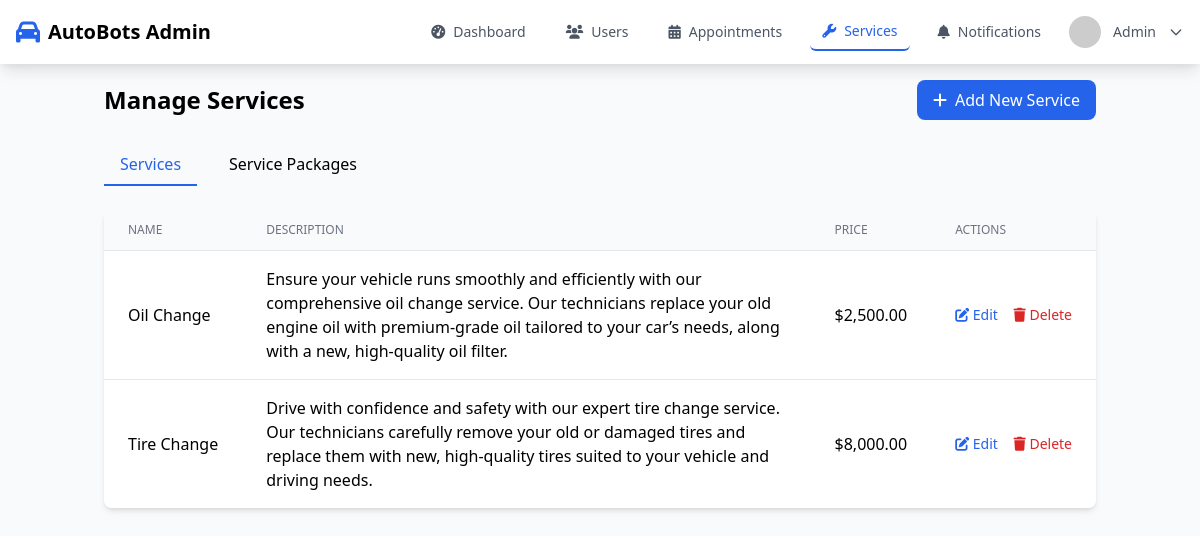
The app's page /manage_services.php (signed in), older data.
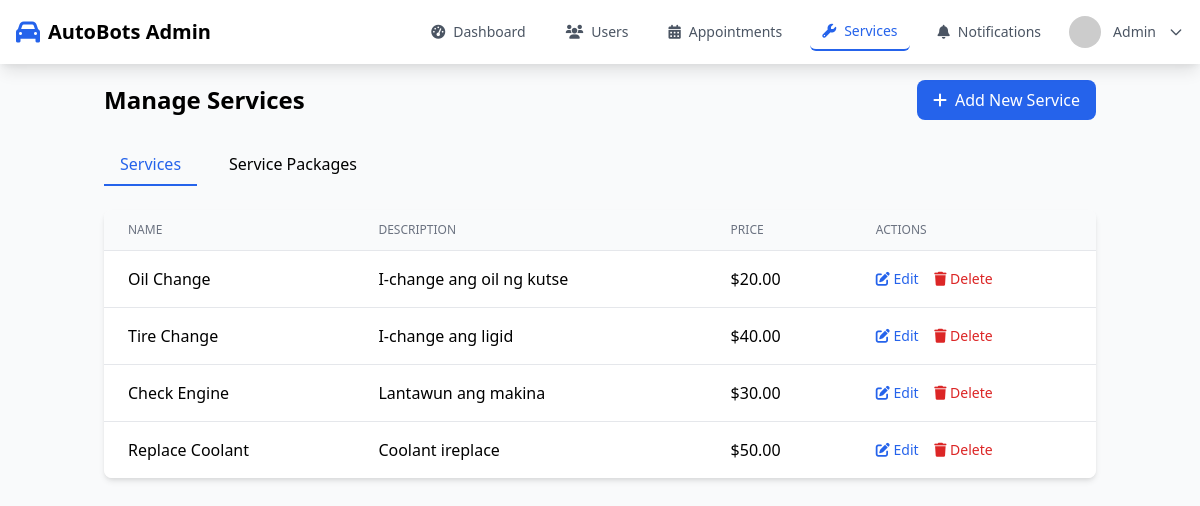
The same page, newer data.
### tables this page shows
CREATE TABLE `services` (
  `service_id` int(11) NOT NULL,
  `name` varchar(100) NOT NULL,
  `description` text DEFAULT NULL,
  `price` decimal(10,2) NOT NULL,
  `duration_minutes` int(11) NOT NULL,
  `created_at` timestamp NOT NULL DEFAULT current_timestamp(),
  `updated_at` timestamp NOT NULL DEFAULT current_timestamp() ON UPDATE current_timestamp()
);

### manage_services.php (the view, shortened to what the changed rows need)
<?php
include 'includes/db.php';
$sql = "SELECT * FROM services";
$result = $conn->query($sql);
?>
<!DOCTYPE html>
<html lang="en">
<head>
    <link href="https://cdn.jsdelivr.net/npm/tailwindcss@2.2.19/dist/tailwind.min.css" rel="stylesheet">
    <link rel="stylesheet" href="https://cdnjs.cloudflare.com/ajax/libs/font-awesome/6.0.0/css/all.min.css">
</head>
<body class="bg-gray-50" x-data="{ showLogoutModal: false }">
    <div class="container mx-auto p-4">
        <div class="flex justify-between items-center mb-6">
            <h1 class="text-2xl font-bold">Manage Services</h1>
        </div>
        <div id="servicesContent" class="bg-white rounded-lg shadow-md overflow-hidden">
            <table class="min-w-full divide-y divide-gray-200">
                <thead class="bg-gray-50">
                    <tr>
                        <th class="px-6 py-3 text-left text-xs font-medium text-gray-500 uppercase">Name</th>
                        <th class="px-6 py-3 text-left text-xs font-medium text-gray-500 uppercase">Description</th>
                        <th class="px-6 py-3 text-left text-xs font-medium text-gray-500 uppercase">Price</th>
                        <th class="px-6 py-3 text-left text-xs font-medium text-gray-500 uppercase">Actions</th>
                    </tr>
                </thead>
                <tbody class="bg-white divide-y divide-gray-200">
                    <?php while($service = $result->fetch_assoc()): ?>
                        <tr>
                            <td class="px-6 py-4 whitespace-nowrap"><?php echo htmlspecialchars($service['name']); ?></td>
                            <td class="px-6 py-4"><?php echo htmlspecialchars($service['description']); ?></td>
                            <td class="px-6 py-4 whitespace-nowrap">$<?php echo number_format($service['price'], 2); ?></td>
                            <td class="px-6 py-4 whitespace-nowrap text-sm font-medium">
                                <button onclick="openEditModal(<?php echo htmlspecialchars(json_encode($service)); ?>)"
                                        class="text-blue-600 hover:text-blue-900 mr-3">
                                    <i class="fas fa-edit"></i> Edit
                                </button>
                                <button onclick="confirmDelete(<?php echo $service['service_id']; ?>)"
                                        class="text-red-600 hover:text-red-900">
                                    <i class="fas fa-trash"></i> Delete
                                </button>
                            </td>
                        </tr>
                    <?php endwhile; ?>
                </tbody>
            </table>
        </div>
    </div>
</body>
</html>

Row changes from the older to the newer data that the page shows:
changed services "Oil Change": description "Ensure your vehicle runs smoothly and efficiently with our comprehensive oil change service. Our technicians replace your old engine oil with premium-grade oil tailored to your car’s needs, along with a new, high-quality oil filter." → "I-change ang oil ng kutse"; price "2,500.00" → "20.00"
changed services "Tire Change": description "Drive with confidence and safety with our expert tire change service. Our technicians carefully remove your old or damaged tires and replace them with new, high-quality tires suited to your vehicle and driving needs." → "I-change ang ligid"; price "8,000.00" → "40.00"
added services: name "Check Engine", description "Lantawun ang makina", price "30.00"
added services: name "Replace Coolant", description "Coolant ireplace", price "50.00"
